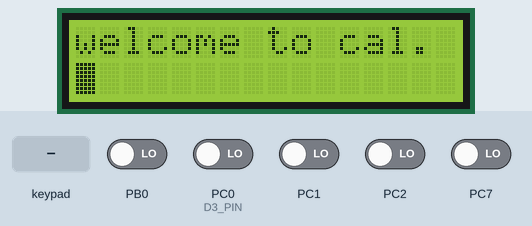
Recording of a program running on a simulated ATmega32, built with avr-gcc and emulated at 16 MHz. Shown: 16×2 character LCD. Wiring (inferred from the names in the program): 4×4 keypad with keys 7 8 9 / 4 5 6 * 1 2 3 - c 0 = +: rows PC3, PC4, PC5, PC6; columns PB4, PB5, PB6, PB7; character LCD (HD44780): RS PB1; R/W PB2; E PB3; data PA4, PA5, PA6, PA7. Inputs (shaded band) come from the test bench; at power-on: PB0, PC0 (D3_PIN), PC1, PC2, PC7 LOW.

Above: at 1.2 s.
1.3 s: keypad keys 7 + 5 = pressed 0.4 s apart
At 2.49 s:
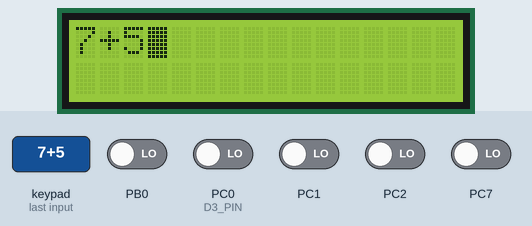
At 3.2 s:
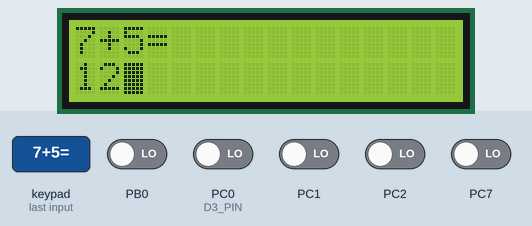
4.4 s: keypad keys 8 / 2 = pressed 0.4 s apart
At 8.7 s:
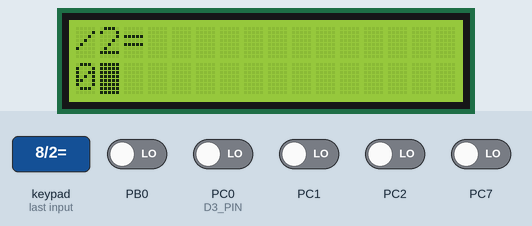
Timing chart, 0 to 10.2 s (numbered marks = the images above; inputs shaded):
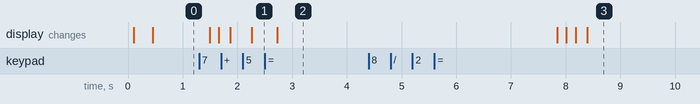

Measured:
- after the input at 1.3 s, the display: first differs from a run without the input after 0.36 s (image 1 shows a later state)
- after the input at 4.4 s, the display: first differs from a run without the input after 3.6 s (image 3 shows a later state)

The program:

main.c
```c
/*
 * main.c
 *
 *  Created on: Oct 2, 2021
 *      Author: Ahmed El-Gaafrawy
 */
#include "../LIBRARIES/stdTypes.h"
#include "../LIBRARIES/errorState.h"

#include "../MCAL/DIO/DIO_int.h"

#include "../HAL/LCD/LCD_int.h"
#include "../HAL/KEYPAD/Keypad_int.h"
#include <util/delay.h>

int stringToInt(const char* str);
void IntToString (char* str, int number );
u8 strComp(const char * str1 , const char * str2);

int main()
{
	int i=0,j=0;

	u8 key,k;
	int Result;
	char buffer[15];
	LCD_enuInit();
	Keypad_enuInit();
	LCD_enuSendString("welcome to cal.");
	LCD_enuSendCommand(FORCE_CURSOR_START_SECOND_LINE);
	_delay_ms(1000);
	while (1){
		LCD_enuSendCommand(CLEAR_DISPLAY);
		char num1[7],num2[7];
		while(i < 7){
			Keypad_enuGetPressedKey(&key);
			if (key != KEYPAD_NOT_PRESSED){
				if (key == '+' || key =='-' || key == '/' || key == '*'){
					k = key;
					LCD_enuSendData(k);
					num1[i] = '\0';
					break;
				}
				num1[i++] = key;


				LCD_enuSendData(key);
			}

		}


		while(j < 7 ){
			Keypad_enuGetPressedKey(&key);
			if (key != KEYPAD_NOT_PRESSED){
				if (key == '='){
					LCD_enuSendData(key);
					num2[j] = '\0';
					break;
				}
				num2[j++] = key;
				LCD_enuSendData(key);
			}

		}

		int num_1 = stringToInt(num1);
		int num_2 = stringToInt(num2);
		switch (k){
		case '+':
			Result = num_1 + num_2;
			break;
		case '-':
			Result = num_1 - num_2;
			break;
		case '*':
			Result = num_1 * num_2;
			break;
		case '/':
			Result = num_1 / num_2;
			break;


		}
		IntToString(buffer,Result);
		LCD_enuGoToPosition(2,1);
		LCD_enuDisplayInt(Result);
		_delay_ms(5000);


	}


	return 0;
}


u8 strComp(const char * str1 , const char * str2)
{
	int i=0;
	for (i=0; str1[i] != '\0' ;i++)
	{
		if (str1[i]!=str2[i])
			return 0;
	}
	if (str2[i] == '\0')
		return 1;
	return 0;
}

int stringToInt(const char* str){
	int sign =1, result =0,i=0;
	if (str[0]== '-'){
		sign = -1;
		i++;

	}
	while (str[i]!='\0'){
		int digit = str[i] - '0';
		result = result * 10 + digit;
		i++;
	}
	return sign * result;
}
void IntToString (char* str, int number ){
	int i =0 , sign,j;
	char temp;
	if (number < 0){
		sign =-1;
		number = -number;
	}
	else {
		sign =1;
	}
	do {
		str[i++]=number %10 +'0';
		number /= 10;
	}while (number >0);

	if (sign == -1){
		str[i++] = '-';

	}
	str[i] = '\0';
	for (j =0;j<i;j++){
		temp = str[j];
		str[j] = str[i - j -1];
		str [ i - j -1] = temp;


	}
}
```

errorState.h
```c
/*
 * errorState.h
 *
 *  Created on: Sep 25, 2021
 *      Author: Ahmed El-Gaafrawy
 */

#ifndef ERRORSTATE_H_
#define ERRORSTATE_H_

typedef enum
{
	ES_NOK,
	ES_OK,
	ES_OUT_OF_RANGE,
	ES_NULL_POINTER
} ES_t;

#endif /* ERRORSTATE_H_ */
```

Keypad_config.h
```c
/*
 * Keypad_config.h
 *
 *  Created on: Oct 9, 2021
 *      Author: Ahmed El-Gaafrawy
 */

#ifndef KEYPAD_CONFIG_H_
#define KEYPAD_CONFIG_H_

#define COL_NUM			4
#define ROW_NUM			4


#define KEYPAD_VALUES			{ {'7','8','9','/'},\
								  {'4','5','6','*'},\
								  {'1','2','3','-'},\
								  {'c','0','=','+'}  }


#define C1_PORT			DIO_u8GROUP_B
#define C1_PIN			DIO_u8PIN4

#define C2_PORT			DIO_u8GROUP_B
#define C2_PIN			DIO_u8PIN5

#define C3_PORT			DIO_u8GROUP_B
#define C3_PIN			DIO_u8PIN6

#define C4_PORT			DIO_u8GROUP_B
#define C4_PIN			DIO_u8PIN7


#define R1_PORT			DIO_u8GROUP_C
#define R1_PIN			DIO_u8PIN3

#define R2_PORT			DIO_u8GROUP_C
#define R2_PIN			DIO_u8PIN4

#define R3_PORT			DIO_u8GROUP_C
#define R3_PIN			DIO_u8PIN5

#define R4_PORT			DIO_u8GROUP_C
#define R4_PIN			DIO_u8PIN6


#endif /* KEYPAD_CONFIG_H_ */
```

LCD_config.h
```c
/*
 * LCD_config.h
 *
 *  Created on: Oct 2, 2021
 *      Author: abosh
 */

#ifndef LCD_CONFIG_H_
#define LCD_CONFIG_H_

#define LCD_MODE 		FOUR_BIT


/*			control pins 		*/
#define RS_PORT			DIO_u8GROUP_B
#define RS_PIN			DIO_u8PIN1

#define RW_PORT			DIO_u8GROUP_B
#define RW_PIN			DIO_u8PIN2

#define EN_PORT			DIO_u8GROUP_B
#define EN_PIN			DIO_u8PIN3

/*			data pins			*/

#define D7_PORT			DIO_u8GROUP_A
#define D7_PIN			DIO_u8PIN7

#define D6_PORT			DIO_u8GROUP_A
#define D6_PIN			DIO_u8PIN6

#define D5_PORT			DIO_u8GROUP_A
#define D5_PIN			DIO_u8PIN5

#define D4_PORT			DIO_u8GROUP_A
#define D4_PIN			DIO_u8PIN4

#define D3_PORT			DIO_u8GROUP_C
#define D3_PIN			DIO_u8PIN0

#define D2_PORT			DIO_u8GROUP_D
#define D2_PIN			DIO_u8PIN3

#define D1_PORT			DIO_u8GROUP_A
#define D1_PIN			DIO_u8PIN1

#define D0_PORT			DIO_u8GROUP_B
#define D0_PIN			DIO_u8PIN7

#endif /* LCD_CONFIG_H_ */
```

Keypad_int.h
```c
/*
 * Keypad_int.h
 *
 *  Created on: Oct 9, 2021
 *      Author: Ahmed El-Gaafrawy
 */

#ifndef KEYPAD_INT_H_
#define KEYPAD_INT_H_

ES_t Keypad_enuInit(void);

ES_t Keypad_enuGetPressedKey(u8 * Copy_pu8KeyValue);

#define KEYPAD_NOT_PRESSED    0xff

#define		CLEAR_DISPLAY									0x01

#define 	RETURN_HOME										0x02

#define 	DECREMENT_CURSOR_TO_LEFT						0x04
#define 	INCREMENT_CURSOR_TO_RIGHT						0x06

#define 	SHIFT_DISPLAY_TO_RIGHT							0x05
#define 	SHIFT_DISPLAY_TO_LEFT							0x07


#define 	DISPLAY_OFF_CURSOR_OFF							0x08
#define 	DISPLAY_OFF_CURSOR_ON							0x0A
#define 	DISPLAY_ON_CURSOR_OFF							0x0C
#define 	DISPLAY_ON_CURSOR_BLINK							0x0E


#define 	SHIFT_CURSOR_POSITION_TO_LEFT					0x10
#define 	SHIFT_CURSOR_POSITION_TO_RIGHT					0x14

#define 	SHIFT_ENTRIE_DISPLAY_TO_LEFT					0x18
#define 	SHIFT_ENTRIE_DISPLAY_TO_RIGHT					0x1C

#define 	FORCE_CURSOR_START_FIRST_LINE					0x80
#define 	FORCE_CURSOR_START_SECOND_LINE					0xC0

#define     GO_TO_CGRAM										0x40
#endif /* KEYPAD_INT_H_ */
```

Keypad_priv.h
```c
/*
 * Keypad_priv.h
 *
 *  Created on: Oct 9, 2021
 *      Author: Ahmed El-Gaafrawy
 */

#ifndef KEYPAD_PRIV_H_
#define KEYPAD_PRIV_H_

#define KEYPAD_NOT_PRESSED    0xff

#endif /* KEYPAD_PRIV_H_ */
```

Keypad_prog.c
```c
/*
 * Keypad_prog.c
 *
 *  Created on: Oct 9, 2021
 *      Author: abosh
 */
#include "../../LIBRARIES/stdTypes.h"
#include "../../LIBRARIES/errorState.h"

#include "../../MCAL/DIO/DIO_int.h"

#include "Keypad_config.h"
#include "Keypad_priv.h"

#include <util/delay.h>

ES_t Keypad_enuInit(void)
{
	ES_t Local_enuErrorState = ES_NOK;

	DIO_enuSetPinDirection(C1_PORT , C1_PIN , DIO_u8OUTPUT);
	DIO_enuSetPinDirection(C2_PORT , C2_PIN , DIO_u8OUTPUT);
	DIO_enuSetPinDirection(C3_PORT , C3_PIN , DIO_u8OUTPUT);
	DIO_enuSetPinDirection(C4_PORT , C4_PIN , DIO_u8OUTPUT);

	DIO_enuSetPinDirection(R1_PORT , R1_PIN , DIO_u8INPUT);
	DIO_enuSetPinDirection(R2_PORT , R2_PIN , DIO_u8INPUT);
	DIO_enuSetPinDirection(R3_PORT , R3_PIN , DIO_u8INPUT);
	DIO_enuSetPinDirection(R4_PORT , R4_PIN , DIO_u8INPUT);

	DIO_enuSetPinValue(C1_PORT , C1_PIN , DIO_u8HIGH);
	DIO_enuSetPinValue(C2_PORT , C2_PIN , DIO_u8HIGH);
	DIO_enuSetPinValue(C3_PORT , C3_PIN , DIO_u8HIGH);
	DIO_enuSetPinValue(C4_PORT , C4_PIN , DIO_u8HIGH);

	DIO_enuSetPinValue(R1_PORT , R1_PIN , DIO_u8PULL_UP);
	DIO_enuSetPinValue(R2_PORT , R2_PIN , DIO_u8PULL_UP);
	DIO_enuSetPinValue(R3_PORT , R3_PIN , DIO_u8PULL_UP);
	DIO_enuSetPinValue(R4_PORT , R4_PIN , DIO_u8PULL_UP);

	return Local_enuErrorState;
}

ES_t Keypad_enuGetPressedKey(u8 * Copy_pu8KeyValue)
{
	ES_t Local_enuErrorState = ES_NOK;

	u8 Local_Au8ColPorts [COL_NUM] = {C1_PORT,C2_PORT,C3_PORT,C4_PORT};
	u8 Local_Au8ColPins  [COL_NUM] = {C1_PIN, C2_PIN, C3_PIN, C4_PIN};

	u8 Local_Au8RowPorts [ROW_NUM] = {R1_PORT,R2_PORT,R3_PORT,R4_PORT};
	u8 Local_Au8RowPins  [ROW_NUM] = {R1_PIN, R2_PIN, R3_PIN, R4_PIN};

	u8 Local_u8ColIter , Local_u8RowIter , Local_u8PinValue;
	for (Local_u8ColIter=0; Local_u8ColIter < COL_NUM ; Local_u8ColIter++ )
	{
		DIO_enuSetPinValue(Local_Au8ColPorts[Local_u8ColIter], Local_Au8ColPins[Local_u8ColIter], DIO_u8LOW);
		for (Local_u8RowIter=0; Local_u8RowIter < ROW_NUM ; Local_u8RowIter++)
		{
			DIO_enuGetPinValue(Local_Au8RowPorts[Local_u8RowIter], Local_Au8RowPins[Local_u8RowIter], &Local_u8PinValue);
			if (! Local_u8PinValue)
			{
				_delay_ms(10);
				DIO_enuGetPinValue(Local_Au8RowPorts[Local_u8RowIter], Local_Au8RowPins[Local_u8RowIter], &Local_u8PinValue);
				if (! Local_u8PinValue)
				{
					while (! Local_u8PinValue)
						DIO_enuGetPinValue(Local_Au8RowPorts[Local_u8RowIter], Local_Au8RowPins[Local_u8RowIter], &Local_u8PinValue);

					u8 Local_Au8Values[ROW_NUM][COL_NUM] = KEYPAD_VALUES;
					*Copy_pu8KeyValue = Local_Au8Values[Local_u8RowIter][Local_u8ColIter];
					return ES_OK;
				}
			}
		}
		DIO_enuSetPinValue(Local_Au8ColPorts[Local_u8ColIter], Local_Au8ColPins[Local_u8ColIter], DIO_u8HIGH);
	}
	*Copy_pu8KeyValue = KEYPAD_NOT_PRESSED;
	return Local_enuErrorState;
}
```

LCD_int.h
```c
/*
 * LCD_int.h
 *
 *  Created on: Oct 2, 2021
 *      Author: abosh
 */

#ifndef LCD_INT_H_
#define LCD_INT_H_

ES_t LCD_enuInit(void);

ES_t LCD_enuSendData(u8 Copy_u8Data);

ES_t LCD_enuSendCommand(u8 Copy_u8Command);

ES_t LCD_enuSendString(const char * Copy_pcString);

ES_t LCD_enuGoToPosition(u8 Copy_u8Line,u8 Copy_u8Column);

ES_t LCD_enuSendExtraCharacter(u8 Copy_Au8Arr,u8 Copy_u8PatternNumber,u8 Copy_u8NumberOfPatterns,u8 Copy_u8Line,u8 Copy_u8Column,u8 Copy_u8IncDec);

ES_t LCD_enuDisplayInt(s32 Copy_s32Number);

ES_t LCD_enuDisplayFloat(f32 Copy_f32Number);


#endif /* LCD_INT_H_ */
```

LCD_priv.h
```c
/*
 * LCD_priv.h
 *
 *  Created on: Oct 2, 2021
 *      Author: abosh
 */

#ifndef LCD_PRIV_H_
#define LCD_PRIV_H_


#define FOUR_BIT		9
#define	EIGHT_BIT		15

#define		CLEAR_DISPLAY									0x01

#define EIGHT_BIT_FUNCTION_SET		0x38
#define FOUR_BIT_FUNCTION_SET		0x28
#define DISPLAY_CONTROL				0X0F
#define DISPLAY_CLEAR				0X01
#define ENTRY_MODE_SET				0x06
#define ENTRY_MODE_SET_DECREMENT	0x04

static ES_t LCD_enuWriteNLatch(u8 Copy_u8Value);
static ES_t LCD_enuLatch(void);


#define FIRST_LINE_STARTING_ADDRESS	0x80
#define SECOND_LINE_STARTING_ADDRESS	0xC0

#define PATTERN_ZERO		0x40
#define PATTERN_ONE			0x48
#define PATTERN_TWO			0x50
#define PATTERN_THREE		0x58
#define PATTERN_FOUR		0x60
#define PATTERN_FIVE		0x68
#define PATTERN_SIX			0x70
#define PATTERN_SEVEN		0x78

#define DECREMENT					80
#define INCREMENT					90


#endif /* LCD_PRIV_H_ */
```

stdTypes.h
```c
/*
 * stdTypes.h
 *
 *  Created on	: Mar 31, 2020
 *  Version		: 1.0.0
 *  Author		: Ahmed El-Gaafarwy
 */

#ifndef STDTYPES_H_
#define STDTYPES_H_

/*typedef <dataType> <newName>*/

typedef unsigned char         u8   ;
typedef unsigned short int    u16  ;
typedef unsigned long int     u32  ;

typedef signed char           s8   ;
typedef signed short int      s16  ;
typedef signed long int       s32  ;

typedef float                 f32  ;
typedef double                f64  ;
typedef long double           f80  ;

#define NULL				(void*)0


#endif /* STDTYPES_H_ */
```

DIO_config.h
```c
/*
 * DIO_config.h
 *
 *  Created on: Sep 25, 2021
 *      Author: Ahmed El-Gaafrawy
 */

#ifndef DIO_CONFIG_H_
#define DIO_CONFIG_H_

/*				Direction is DIO_u8OUTPUT or DIO_u8INPUT  */

#define DIO_u8PA0_DIR		DIO_u8OUTPUT
#define DIO_u8PA1_DIR		DIO_u8INPUT
#define DIO_u8PA2_DIR		DIO_u8INPUT
#define DIO_u8PA3_DIR		DIO_u8INPUT
#define DIO_u8PA4_DIR		DIO_u8OUTPUT
#define DIO_u8PA5_DIR		DIO_u8OUTPUT
#define DIO_u8PA6_DIR		DIO_u8INPUT
#define DIO_u8PA7_DIR		DIO_u8OUTPUT


/*				Value is DIO_u8HIGH or DIO_u8LOW if pin is output
 * 				Value is DIO_u8PULL_UP or DIO_u8FLOAT if pin is input */

#define DIO_u8PA0_VALUE		DIO_u8LOW
#define DIO_u8PA1_VALUE		DIO_u8PULL_UP
#define DIO_u8PA2_VALUE		DIO_u8PULL_UP
#define DIO_u8PA3_VALUE		DIO_u8FLOAT
#define DIO_u8PA4_VALUE		DIO_u8HIGH
#define DIO_u8PA5_VALUE		DIO_u8LOW
#define DIO_u8PA6_VALUE		DIO_u8FLOAT
#define DIO_u8PA7_VALUE		DIO_u8LOW

#endif /* DIO_CONFIG_H_ */
```

DIO_int.h
```c
/*
 * DIO_int.h
 *
 *  Created on: Sep 25, 2021
 *      Author: Ahmed El-Gaafrawy
 */

#ifndef DIO_INT_H_
#define DIO_INT_H_

ES_t DIO_enuInit(void);

ES_t DIO_enuSetPinDirection(u8 Copy_u8PortID , u8 Copy_u8PinID , u8 Copy_u8Direction);

ES_t DIO_enuSetPinValue(u8 Copy_u8PortID , u8 Copy_u8PinID , u8 Copy_u8Value);

ES_t DIO_enuTogPinValue(u8 Copy_u8PortID , u8 Copy_u8PinID);

ES_t DIO_enuGetPinValue(u8 Copy_u8PortID , u8 Copy_u8PinID , u8 * Copy_pu8Value);

enum
{
	DIO_u8GROUP_A 		,
	DIO_u8GROUP_B 		,
	DIO_u8GROUP_C 		,
	DIO_u8GROUP_D 		,

	DIO_u8PIN0=0		,
	DIO_u8PIN1			,
	DIO_u8PIN2			,
	DIO_u8PIN3			,
	DIO_u8PIN4			,
	DIO_u8PIN5			,
	DIO_u8PIN6			,
	DIO_u8PIN7
	,
	DIO_u8INPUT=0		,
	DIO_u8OUTPUT		,

	DIO_u8LOW=0			,
	DIO_u8HIGH			,

	DIO_u8FLOAT=0		,
	DIO_u8PULL_UP		,
};

#endif /* DIO_INT_H_ */
```

DIO_priv.h
```c
/*
 * DIO_priv.h
 *
 *  Created on: Sep 25, 2021
 *      Author: Ahmed El-Gaafrawy
 */

#ifndef DIO_PRIV_H_
#define DIO_PRIV_H_

#define DIO_u8GROUP_A 			0
#define DIO_u8GROUP_B 			1
#define DIO_u8GROUP_C 			2
#define DIO_u8GROUP_D 			3

#define DIO_u8PIN0				0
#define DIO_u8PIN1				1
#define DIO_u8PIN2				2
#define DIO_u8PIN3				3
#define DIO_u8PIN4				4
#define DIO_u8PIN5				5
#define DIO_u8PIN6				6
#define DIO_u8PIN7				7

#define DIO_u8OUTPUT			1
#define DIO_u8INPUT				0

#define DIO_u8HIGH				1
#define DIO_u8LOW				0

#define DIO_u8PULL_UP			1
#define DIO_u8FLOAT				0


#define CONC_HELP(b7,b6,b5,b4,b3,b2,b1,b0)			0b##b7##b6##b5##b4##b3##b2##b1##b0
#define CONC(b7,b6,b5,b4,b3,b2,b1,b0)				CONC_HELP(b7,b6,b5,b4,b3,b2,b1,b0)


#define DIO_MASK_BIT			1

#define PORTA	*((u8*)0x3B)
#define DDRA	*((u8*)0x3A)
#define PINA	*((volatile u8*)0x39)

#define DDRB	*((u8*)0x37)
#define PORTB	*((u8*)0x38)
#define PINB	*((volatile u8*)0x36)

#define DDRC	*((u8*)0x34)
#define PORTC	*((u8*)0x35)
#define PINC	*((volatile u8*)0x33)

#define DDRD	*((u8*)0x31)
#define PORTD	*((u8*)0x32)
#define PIND	*((volatile u8*)0x30) /*read only register for processor,
										to prevent optimizer from register allocation*/


#endif /* DIO_PRIV_H_ */
```

DIO_prog.c
```c
/*
 * DIO_prog.c
 *
 *  Created on: Sep 25, 2021
 *      Author: Ahmed El-Gaafrawy
 */
#include "../../LIBRARIES/stdTypes.h"
#include "../../LIBRARIES/errorState.h"

#include "DIO_priv.h"
#include "DIO_config.h"

ES_t DIO_enuInit(void)
{
	ES_t Local_enuErrorState = ES_NOK;

	DDRA=CONC(DIO_u8PA7_DIR,DIO_u8PA6_DIR,DIO_u8PA5_DIR,DIO_u8PA4_DIR,DIO_u8PA3_DIR,DIO_u8PA2_DIR,DIO_u8PA1_DIR,DIO_u8PA0_DIR);

	PORTA=CONC(DIO_u8PA7_VALUE,DIO_u8PA6_VALUE,DIO_u8PA5_VALUE,DIO_u8PA4_VALUE,DIO_u8PA3_VALUE,DIO_u8PA2_VALUE,DIO_u8PA1_VALUE,DIO_u8PA0_VALUE);

	return Local_enuErrorState;
}

ES_t DIO_enuSetPinDirection(u8 Copy_u8PortID , u8 Copy_u8PinID , u8 Copy_u8Direction)
{
	ES_t Local_enuErrorState = ES_NOK;

	if (Copy_u8PortID <= DIO_u8GROUP_D
			&& Copy_u8PinID <= DIO_u8PIN7
			&& Copy_u8Direction <= DIO_u8OUTPUT)
	{
		switch (Copy_u8PortID)
		{
		case DIO_u8GROUP_A:

			DDRA &=~(DIO_MASK_BIT<<Copy_u8PinID);
			DDRA |= (Copy_u8Direction<<Copy_u8PinID);

			break;
		case DIO_u8GROUP_B:

			DDRB &=~(DIO_MASK_BIT<<Copy_u8PinID);
			DDRB |= (Copy_u8Direction<<Copy_u8PinID);

			break;
		case DIO_u8GROUP_C:

			DDRC &=~(DIO_MASK_BIT<<Copy_u8PinID);
			DDRC |= (Copy_u8Direction<<Copy_u8PinID);

			break;
		case DIO_u8GROUP_D:

			DDRD &=~(DIO_MASK_BIT<<Copy_u8PinID);
			DDRD |= (Copy_u8Direction<<Copy_u8PinID);

			break;
		}
		Local_enuErrorState = ES_OK;
	}
	else
	{
		Local_enuErrorState = ES_OUT_OF_RANGE;
	}

	return Local_enuErrorState;
}

ES_t DIO_enuSetPinValue(u8 Copy_u8PortID , u8 Copy_u8PinID , u8 Copy_u8Value)
{
	ES_t Local_enuErrorState = ES_NOK;

	if (Copy_u8PortID <= DIO_u8GROUP_D
			&& Copy_u8PinID <= DIO_u8PIN7
			&& (Copy_u8Value <= DIO_u8HIGH || Copy_u8Value <= DIO_u8PULL_UP ))
	{
		switch (Copy_u8PortID)
		{
		case DIO_u8GROUP_A:

			PORTA &=~(DIO_MASK_BIT<<Copy_u8PinID);
			PORTA |= (Copy_u8Value<<Copy_u8PinID);

			break;
		case DIO_u8GROUP_B:

			PORTB &=~(DIO_MASK_BIT<<Copy_u8PinID);
			PORTB |= (Copy_u8Value<<Copy_u8PinID);

			break;
		case DIO_u8GROUP_C:

			PORTC &=~(DIO_MASK_BIT<<Copy_u8PinID);
			PORTC |= (Copy_u8Value<<Copy_u8PinID);

			break;
		case DIO_u8GROUP_D:

			PORTD &=~(DIO_MASK_BIT<<Copy_u8PinID);
			PORTD |= (Copy_u8Value<<Copy_u8PinID);

			break;
		}
		Local_enuErrorState = ES_OK;
	}
	else
	{
		Local_enuErrorState = ES_OUT_OF_RANGE;
	}

	return Local_enuErrorState;
}

ES_t DIO_enuTogPinValue(u8 Copy_u8PortID , u8 Copy_u8PinID)
{
	ES_t Local_enuErrorState = ES_NOK;

	if (Copy_u8PortID <= DIO_u8GROUP_D
			&& Copy_u8PinID <= DIO_u8PIN7)
	{
		switch (Copy_u8PortID)
		{
		case DIO_u8GROUP_A:

			PORTA ^= (DIO_MASK_BIT<<Copy_u8PinID);

			break;
		case DIO_u8GROUP_B:

			PORTB ^= (DIO_MASK_BIT<<Copy_u8PinID);

			break;
		case DIO_u8GROUP_C:

			PORTC ^= (DIO_MASK_BIT<<Copy_u8PinID);

			break;
		case DIO_u8GROUP_D:

			PORTD ^= (DIO_MASK_BIT<<Copy_u8PinID);

			break;
		}
		Local_enuErrorState = ES_OK;
	}
	else
	{
		Local_enuErrorState = ES_OUT_OF_RANGE;
	}

	return Local_enuErrorState;
}
ES_t DIO_enuGetPinValue(u8 Copy_u8PortID , u8 Copy_u8PinID , u8 * Copy_pu8Value)
{
	ES_t Local_enuErrorState = ES_NOK;

	if (Copy_pu8Value != NULL)
	{
		if(Copy_u8PortID <= DIO_u8GROUP_D
				&& Copy_u8PinID <= DIO_u8PIN7)
		{
			switch (Copy_u8PortID)
			{
			case DIO_u8GROUP_A:

				*Copy_pu8Value = ( (PINA >> Copy_u8PinID ) & DIO_MASK_BIT);

				break;
			case DIO_u8GROUP_B:

				*Copy_pu8Value = ( (PINB >> Copy_u8PinID ) & DIO_MASK_BIT);

				break;
			case DIO_u8GROUP_C:

				*Copy_pu8Value = ( (PINC >> Copy_u8PinID ) & DIO_MASK_BIT);

				break;
			case DIO_u8GROUP_D:

				*Copy_pu8Value = ( (PIND >> Copy_u8PinID ) & DIO_MASK_BIT);

				break;
			}
			Local_enuErrorState = ES_OK;
		}
		else
		{
			Local_enuErrorState = ES_OUT_OF_RANGE;
		}
	}
	else
	{
		Local_enuErrorState = ES_NULL_POINTER;
	}

	return Local_enuErrorState;
}
```

Source omitted: LCD_prog.c (10675 bytes)
